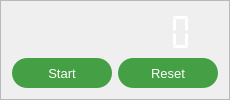
             <widget class="QFrame" name="cpanel_frame_competition_time">
              <property name="styleSheet">
               <string notr="true">QFrame#cpanel_frame_competition_time {
background-color: rgba(34,34,34,255);
border-radius: 20px;
}
QPushButton {
background-color: rgba(69,159,69,255);
border-radius: 15px;
color: rgb(255, 255, 255);
font-size: 13px;
width: 100px;
height: 30px;
}
QPushButton#btn_reset_timer{
background-color: rgba(66,66,66,255);
}
QPushButton:hover{
background-color: rgba(69,159,69,200);
}
QPushButton:pressed{
background-color: rgba(69,159,69,128);
}
QLCDNumber{
border: none;
color: White;
}</string>
              </property>
              <property name="frameShape">
               <enum>QFrame::StyledPanel</enum>
              </property>
              <property name="frameShadow">
               <enum>QFrame::Raised</enum>
              </property>
              <layout class="QVBoxLayout" name="verticalLayout_24">
               <item>
                <layout class="QVBoxLayout" name="verticalLayout_25">
                 <item>
                  <widget class="QLCDNumber" name="cpanel_lcdn_timer">
                   <property name="layoutDirection">
                    <enum>Qt::RightToLeft</enum>
                   </property>
                   <property name="lineWidth">
                    <number>1</number>
                   </property>
                   <property name="midLineWidth">
                    <number>0</number>
                   </property>
                   <property name="smallDecimalPoint">
                    <bool>false</bool>
                   </property>
                   <property name="digitCount">
                    <number>8</number>
                   </property>
                   <property name="mode">
                    <enum>QLCDNumber::Dec</enum>
                   </property>
                   <property name="segmentStyle">
                    <enum>QLCDNumber::Flat</enum>
                   </property>
                   <property name="value" stdset="0">
                    <double>0.000000000000000</double>
                   </property>
                   <property name="intValue" stdset="0">
                    <number>0</number>
                   </property>
                  </widget>
                 </item>
                 <item>
                  <layout class="QHBoxLayout" name="horizontalLayout_10">
                   <item>
                    <widget class="QPushButton" name="cpanel_btn_start_timer">
                     <property name="text">
                      <string>Start</string>
                     </property>
                    </widget>
                   </item>
                   <item>
                    <widget class="QPushButton" name="cpanel_btn_reset_timer">
                     <property name="text">
                      <string>Reset</string>
                     </property>
                    </widget>
                   </item>
                  </layout>
                 </item>
                </layout>
               </item>
              </layout>
             </widget>
